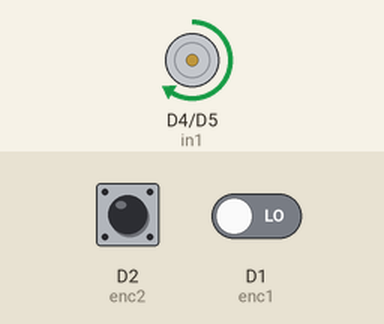
Simulated run of this sketch. Board: ESP8266 (NodeMCU). On the bench: motor-driver pin pairs drawn as motors (green arrow = first pin HIGH = forward, orange = second pin HIGH = backward, longer = more drive, scaled by the enable pin). The test bench sets the inputs (shaded band); at power-on: D2 (enc2) HIGH, D1 (enc1) LOW. What the sketch prints to the serial monitor is not drawn.

Above: at 0.15 s.
At 2.4 s:
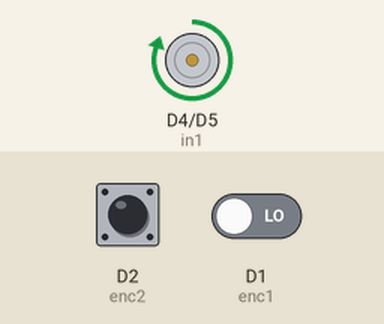
Timing chart, 0 to 3.9 s (numbered marks = the images above):
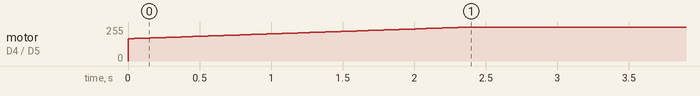

Measured:
- by itself, motor on D4 (in1) / D5 (in2): moves from stopped to forward 254/255 over 2.4 s

The sketch:

PIDsketch.ino
```cpp
#define ena D3
#define in1 D4
#define in2 D5
#define enc1 D1
#define enc2 D2
byte encRaw1 = 0;
byte encRaw2 = 0;
bool encFlag = false;
double count = 0;
double ppr = 1176;
double mDegrees = 0;
double mSpeed = 0;

double retVal = 0;
double ttime = 0;
double previousTime = 0;
double timeInterval = 0;
double integral = 0;
double derivative = 0;
double setPoint = 0;
double error = 0;
double previousError = 0;
double P = 0;
double I = 0;
double D = 0;
double val = 0;

void ICACHE_RAM_ATTR encCount() {
  if(digitalRead(enc1) > digitalRead(enc2)){
    count --;
  } else if(digitalRead(enc1) < digitalRead(enc2)){
    count ++;
  }
  mDegrees = 360 * (count / ppr);
}

void setup() {
  pinMode(ena,OUTPUT);
  pinMode(in1,OUTPUT);
  pinMode(in2,OUTPUT);
  pinMode(enc1,INPUT);
  pinMode(enc2,INPUT);
  attachInterrupt(digitalPinToInterrupt(enc1), encCount, RISING);
  attachInterrupt(digitalPinToInterrupt(enc2), encCount, RISING);
  PIDController(0.0912,0.00002,0.00001);
  Serial.begin(115200);
}

void PIDController(double P, double I, double D) {
  setPID(P,I,D);
  setSetPoint(720);
}

void setPID(double a, double b, double c) {
  P = a;
  I = b;
  D = c;
}

void setSetPoint(double value){
  setPoint = value;
}

double calculate(double actual) {
  ttime = millis();

  timeInterval = ttime - previousTime;

  if(timeInterval > 2) {
    error = (setPoint - actual);
    integral += (error * timeInterval);
    derivative = (error - previousError) / timeInterval;
    retVal = (P * error) + (I * integral) + (D * derivative);
    previousError = error;
    previousTime = ttime;
  }

  return(retVal);
}

void drive(double mSpeed) {
  if(mSpeed > 100){
    mSpeed = 100;
  } else if(mSpeed < -100){
    mSpeed = -100;
  }
  if(mSpeed > 0 ) {
    analogWrite(ena,(int)(mSpeed * 2.55));
    digitalWrite(in1,HIGH);
    digitalWrite(in2,LOW);
  } else if(mSpeed < 0) {
    analogWrite(ena,(int)(mSpeed * 2.55));
    digitalWrite(in1,LOW);
    digitalWrite(in2,HIGH);
  } else {
    analogWrite(ena,0);
    digitalWrite(in1,HIGH);
    digitalWrite(in2,HIGH);
  }
}

void loop() {
  Serial.println(mDegrees);
  drive(calculate(mDegrees));
}
```
